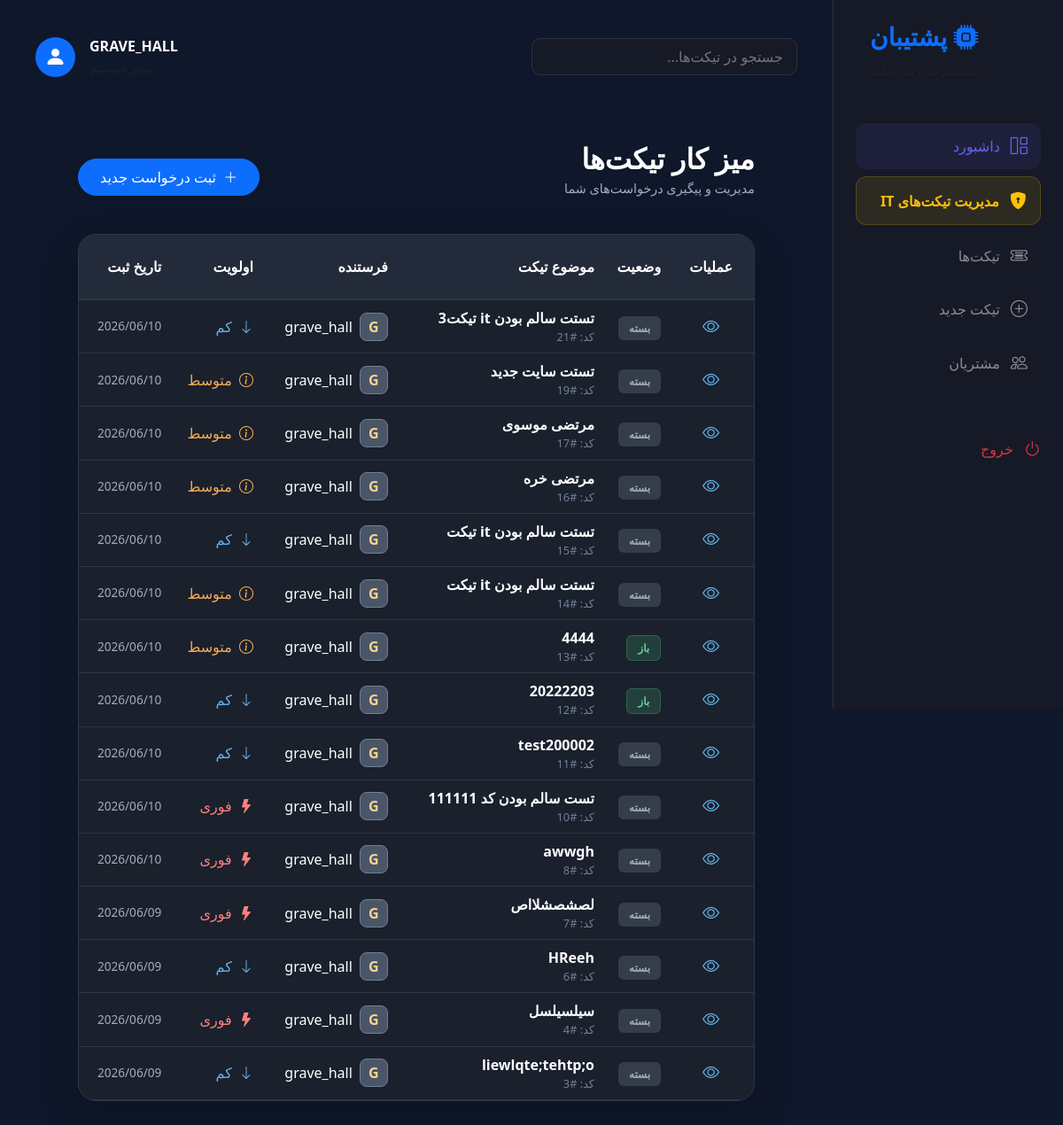
The page /tickets/ (signed in) on the database its author committed.
### tickets/models.py (models this page shows, shortened)
class Ticket(models.Model):
    class Status(models.TextChoices):
        OPEN = 'OPEN', 'باز'
        IN_PROGRESS = 'IN_PROGRESS', 'در حال بررسی'
        RESOLVED = 'RESOLVED', 'حل شده'
        CLOSED = 'CLOSED', 'بسته شده'
    class Department(models.TextChoices):
        IT = 'IT', 'فناوری اطلاعات'
        MGMT = 'MGMT', 'مدیریت'
    class Priority(models.TextChoices):
        LOW = 'LOW', 'کم'
        MEDIUM = 'MEDIUM', 'متوسط'
        HIGH = 'HIGH', 'فوری'
    title = models.CharField(max_length=200, verbose_name="عنوان")
    description = models.TextField(verbose_name="توضیحات")
    created_by = models.ForeignKey(
        User,
        on_delete=models.CASCADE,
        related_name="tickets",
        verbose_name="ایجاد کننده"
    )
    assigned_to = models.ForeignKey(
        User,
        on_delete=models.SET_NULL,
        null=True,
        blank=True,
        related_name="assigned_tickets",
        verbose_name="ارجاع به"
    )
    department = models.CharField(
        max_length=10,
        choices=Department.choices,
        default=Department.IT,
        verbose_name="واحد"
    )
    priority = models.CharField(
        max_length=10,
        choices=Priority.choices,
        default=Priority.MEDIUM,
        verbose_name="اولویت"
    )
    status = models.CharField(
        max_length=20,
        choices=Status.choices,
        default=Status.OPEN,
        verbose_name="وضعیت"
    )
    created_at = models.DateTimeField(auto_now_add=True)
    updated_at = models.DateTimeField(auto_now=True)

### tickets/views.py (the view)
# urls.py: path("", views.ticket_list, name="ticket_list"),
@login_required
def ticket_list(request):
    tickets = Ticket.objects.filter(
        created_by=request.user
    ).order_by('-created_at')
    return render(request, 'tickets/ticket_list.html', {'tickets': tickets})

### tickets/templates/tickets/ticket_list.html (shortened to what this page needs)
{% extends 'tickets/base.html' %}
{% load static %}
{% block content %}
<div class="container-fluid py-4 px-md-5" style="direction: rtl; text-align: right;">
    <div class="d-flex justify-content-between align-items-center mb-4">
        <div>
            <h2 class="fw-bold text-white mb-1">میز کار تیکت‌ها</h2>
            <p style="color: #a0aec0; font-size: 0.9rem;">مدیریت و پیگیری درخواست‌های شما</p>
        </div>
        <a href="{% url 'ticket_create' %}" class="btn btn-primary rounded-pill px-4 py-2 shadow-sm">
            <i class="bi bi-plus-lg me-1"></i> ثبت درخواست جدید
        </a>
    </div>
    <div class="card border-0 shadow-lg" style="background: #1a202c; border-radius: 20px; overflow: hidden; border: 1px solid #2d3748 !important;">
        <div class="table-responsive">
            <table class="table table-dark table-hover mb-0" style="background-color: transparent !important;">
                <thead>
                    <tr style="background: rgba(45, 55, 72, 0.5); color: #e2e8f0; border-bottom: 2px solid #2d3748;">
                        <th class="py-4 px-4 text-center" style="width: 80px;">عملیات</th>
                        <th class="py-4">وضعیت</th>
                        <th class="py-4">موضوع تیکت</th>
                        <th class="py-4">فرستنده</th>
                        <th class="py-4">اولویت</th>
                        <th class="py-4">تاریخ ثبت</th>
                    </tr>
                </thead>
                <tbody>
                    {% for ticket in tickets %}
                    <tr style="border-bottom: 1px solid #2d3748; vertical-align: middle;">
                        <td class="text-center px-4">
                            <a href="{% url 'ticket_detail' ticket.id %}" class="btn-view" title="مشاهده">
                                <i class="bi bi-eye"></i>
                            </a>
                        </td>
                        <td>
                            {% if ticket.status == 'OPEN' %}
                                <span class="badge-custom status-open">باز</span>
                            {% else %}
                                <span class="badge-custom status-closed">بسته</span>
                            {% endif %}
                        </td>
                        <td>
                            <div class="fw-bold text-white">{{ ticket.title }}</div>
                            <div style="color: #718096; font-size: 0.8rem;">کد: #{{ ticket.id }}</div>
                        </td>
                        <td>
                            <div class="d-flex align-items-center">
                                <div class="avatar-small">
                                    {{ ticket.created_by.username|slice:":1"|upper }}
                                </div>
                                <span class="ms-2 fw-medium text-white">{{ ticket.created_by.username }}</span>
                            </div>
                        </td>
                        <td>
                            {% if ticket.priority == 'URGENT' %}
                                <span style="color: #fc8181;"><i class="bi bi-lightning-fill me-1"></i> فوری</span>
                            {% elif ticket.priority == 'MEDIUM' %}
                                <span style="color: #f6ad55;"><i class="bi bi-info-circle me-1"></i> متوسط</span>
                            {% else %}
                                <span style="color: #63b3ed;"><i class="bi bi-arrow-down me-1"></i> کم</span>
                            {% endif %}
                        </td>
                        <td style="color: #a0aec0; font-size: 0.85rem;">
                            {{ ticket.created_at|date:"Y/m/d" }}
                        </td>
                    </tr>
                    {% empty %}
                    <tr>
                        <td colspan="6" class="text-center py-5" style="color: #718096;">تیکتی جهت نمایش وجود ندارد.</td>
                    </tr>
                    {% endfor %}
                </tbody>
            </table>
        </div>
    </div>
</div>
{% endblock %}

### tickets/templates/tickets/base.html (shortened to what this page needs)
<!DOCTYPE html>
<html lang="fa" dir="rtl">
<head>
    <link rel="stylesheet" href="https://cdn.jsdelivr.net/npm/bootstrap@5.3.0/dist/css/bootstrap.rtl.min.css">
    <link rel="stylesheet" href="https://cdn.jsdelivr.net/npm/bootstrap-icons@1.10.5/font/bootstrap-icons.css">
</head>
<body>
<div class="sidebar">
    <div class="mb-5 text-end px-3">
        <h3 class="text-primary fw-bold"><i class="bi bi-cpu-fill"></i> پشتیبان</h3>
        <small class="text-muted">سیستم مدیریت تیکت</small>
    </div>
    <nav class="nav flex-column">
        <a class="nav-link active" href="{% url 'ticket_list' %}"><i class="bi bi-grid-1x2"></i> داشبورد</a>
        <a class="nav-link it-panel" href="{% url 'it_ticket_list' %}">
            <i class="bi bi-shield-lock-fill"></i>
            <span class="fw-bold">مدیریت تیکت‌های IT</span>
        </a>
        <a class="nav-link" href="{% url 'ticket_list' %}"><i class="bi bi-ticket-detailed"></i> تیکت‌ها</a>
        <a class="nav-link" href="{% url 'ticket_create' %}"><i class="bi bi-plus-circle"></i> تیکت جدید</a>
        <a class="nav-link" href="#"><i class="bi bi-people"></i> مشتریان</a>
        <div class="mt-auto pt-5">
            <form method="post" action="{% url 'logout' %}" style="margin: 0;">
                <button type="submit" class="nav-link text-danger" style="background: none; border: none; padding: 0; margin: 0; width: 100%; text-align: right; display: flex; align-items: center;">
                    <i class="bi bi-power" style="margin-left: 12px; font-size: 1.2rem;"></i> خروج
                </button>
            </form>
        </div>
    </nav>
</div>
<div class="main-content">
    <div class="d-flex justify-content-between align-items-center mb-5">
        <div class="d-flex align-items-center">
            <input type="text" class="search-box me-3" placeholder="جستجو در تیکت‌ها...">
        </div>
        <div class="d-flex align-items-center">
            <div class="text-end me-3">
                <div class="fw-bold text-uppercase">{{ user.username }}</div>
                <small class="text-muted">مدیر سیستم</small>
            </div>
            <div class="rounded-circle bg-primary p-2" style="width: 45px; height: 45px; display: flex; align-items: center; justify-content: center;">
                <i class="bi bi-person-fill fs-4 text-white"></i>
            </div>
        </div>
    </div>
    {% block content %}{% endblock %}
</div>
</body>
</html>

### tickets/templates/tickets/base.html (style rules this page uses)
:root { --bg-dark: #12141e; --card-dark: #1b1e2d; --sidebar-dark: #161926; --accent-color: #6366f1; --text-muted: #8a8d98; --border-color: #2d3142; }
body { background-color: var(--bg-dark); color: white; font-family: 'Segoe UI', Tahoma, sans-serif; overflow-x: hidden; }
.sidebar { width: 260px; height: 100vh; position: fixed; right: 0; top: 0; background-color: var(--sidebar-dark); padding: 25px; border-left: 1px solid var(--border-color); z-index: 1000; }
.nav-link { color: var(--text-muted); padding: 12px 15px; border-radius: 12px; margin-bottom: 8px; transition: 0.3s; display: flex; align-items: center; text-decoration: none; }
.nav-link i { font-size: 1.2rem; margin-left: 12px; }
.nav-link:hover, .nav-link.active { background: rgba(99, 102, 241, 0.1); color: var(--accent-color); }
.nav-link.it-panel { background: rgba(255, 193, 7, 0.1); color: #ffc107 !important; border: 1px solid rgba(255, 193, 7, 0.2); }
.main-content { margin-right: 260px; padding: 40px; min-height: 100vh; }
.search-box { background: var(--sidebar-dark); border: 1px solid var(--border-color); border-radius: 10px; color: white; padding: 8px 15px; width: 300px; }

### tickets/templates/tickets/ticket_list.html (style rules this page uses)
.table-dark { --bs-table-bg: transparent !important; --bs-table-hover-bg: rgba(255, 255, 255, 0.03) !important; color: white !important; }
.avatar-small { width: 32px; height: 32px; background: #4a5568; color: #fbd38d; border-radius: 8px; display: flex; align-items: center; justify-content: center; font-weight: bold; border: 1px solid #718096; }
.btn-view { color: #63b3ed; font-size: 1.2rem; transition: 0.3s; }
.badge-custom { padding: 5px 12px; border-radius: 6px; font-size: 0.75rem; font-weight: bold; }
.status-open { background: rgba(72, 187, 120, 0.2); color: #68d391; border: 1px solid rgba(72, 187, 120, 0.3); }
.status-closed { background: rgba(160, 174, 192, 0.2); color: #a0aec0; }
body { background-color: #0f172a !important; }

### rows shown on the page
Ticket: status "بسته", title "تستت سالم بودن it تیکت3", id "21", created_by.username "G", created_by.username "grave_hall", priority "HIGH" (drawn), created_at "2026/06/10"
Ticket: status "بسته", title "تستت سایت جدید", id "19", created_by.username "G", created_by.username "grave_hall", priority "MEDIUM" (drawn), created_at "2026/06/10"
Ticket: status "بسته", title "مرتضی موسوی", id "17", created_by.username "G", created_by.username "grave_hall", priority "MEDIUM" (drawn), created_at "2026/06/10"
Ticket: status "بسته", title "مرتضی خره", id "16", created_by.username "G", created_by.username "grave_hall", priority "MEDIUM" (drawn), created_at "2026/06/10"
Ticket: status "بسته", title "تستت سالم بودن it تیکت", id "15", created_by.username "G", created_by.username "grave_hall", priority "HIGH" (drawn), created_at "2026/06/10"
Ticket: status "بسته", title "تستت سالم بودن it تیکت", id "14", created_by.username "G", created_by.username "grave_hall", priority "MEDIUM" (drawn), created_at "2026/06/10"
Ticket: status "باز", title "4444", id "13", created_by.username "G", created_by.username "grave_hall", priority "MEDIUM" (drawn), created_at "2026/06/10"
Ticket: status "باز", title "20222203", id "12", created_by.username "G", created_by.username "grave_hall", priority "HIGH" (drawn), created_at "2026/06/10"
Ticket: status "بسته", title "test200002", id "11", created_by.username "G", created_by.username "grave_hall", priority "HIGH" (drawn), created_at "2026/06/10"
Ticket: status "بسته", title "تست سالم بودن کد 111111", id "10", created_by.username "G", created_by.username "grave_hall", priority "URGENT" (drawn), created_at "2026/06/10"
Ticket: status "بسته", title "awwgh", id "8", created_by.username "G", created_by.username "grave_hall", priority "URGENT" (drawn), created_at "2026/06/10"
Ticket: status "بسته", title "لصشصشلااص", id "7", created_by.username "G", created_by.username "grave_hall", priority "URGENT" (drawn), created_at "2026/06/09"
Ticket: status "بسته", title "HReeh", id "6", created_by.username "G", created_by.username "grave_hall", priority "HIGH" (drawn), created_at "2026/06/09"
Ticket: status "بسته", title "سیلسیلسل", id "4", created_by.username "G", created_by.username "grave_hall", priority "URGENT" (drawn), created_at "2026/06/09"
Ticket: status "بسته", title "liewlqte;tehtp;o", id "3", created_by.username "G", created_by.username "grave_hall", priority "HIGH" (drawn), created_at "2026/06/09"

### other values the page prints
{{ user.username }} "GRAVE_HALL"
